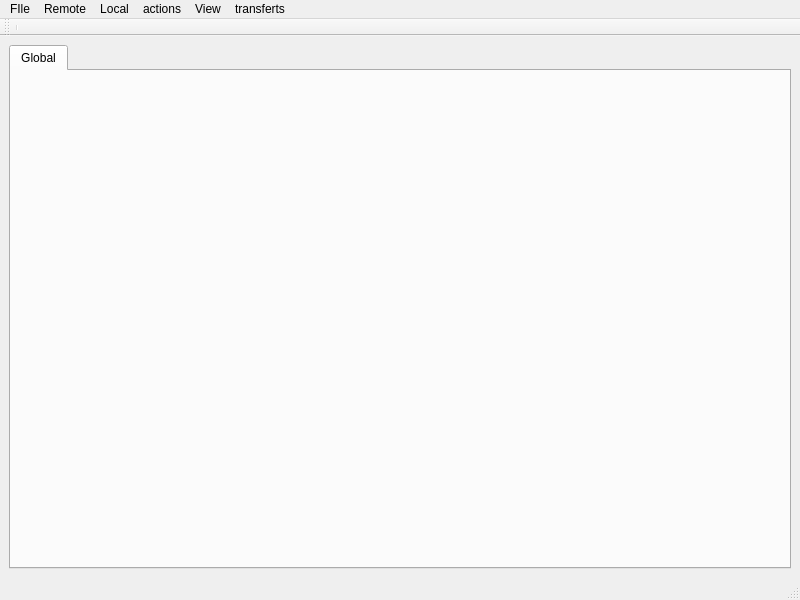
<?xml version="1.0" encoding="UTF-8"?>
<ui version="4.0">
 <class>MainWindow</class>
 <widget class="QMainWindow" name="MainWindow">
  <property name="geometry">
   <rect>
    <x>0</x>
    <y>0</y>
    <width>800</width>
    <height>600</height>
   </rect>
  </property>
  <property name="windowTitle">
   <string>ROI DETECTION</string>
  </property>
  <widget class="QWidget" name="centralwidget">
   <layout class="QVBoxLayout" name="verticalLayout">
    <item>
     <widget class="QTabWidget" name="viewsTab">
      <property name="acceptDrops">
       <bool>true</bool>
      </property>
      <property name="currentIndex">
       <number>0</number>
      </property>
      <widget class="QWidget" name="globalTab">
       <attribute name="title">
        <string>Global</string>
       </attribute>
       <layout class="QVBoxLayout" name="verticalLayout_2"/>
      </widget>
     </widget>
    </item>
   </layout>
  </widget>
  <widget class="QMenuBar" name="menubar">
   <property name="geometry">
    <rect>
     <x>0</x>
     <y>0</y>
     <width>800</width>
     <height>28</height>
    </rect>
   </property>
   <widget class="QMenu" name="menuRemote">
    <property name="title">
     <string>Remote</string>
    </property>
    <addaction name="actionLoad"/>
   </widget>
   <widget class="QMenu" name="menuLocal">
    <property name="title">
     <string>Local</string>
    </property>
    <addaction name="actionSelectScanFiles"/>
   </widget>
   <widget class="QMenu" name="menuActions">
    <property name="title">
     <string>actions</string>
    </property>
    <addaction name="actionSpot_detection"/>
    <addaction name="actionGlobalSpotDetection"/>
    <addaction name="actionRegistration"/>
   </widget>
   <widget class="QMenu" name="menuView">
    <property name="title">
     <string>View</string>
    </property>
    <addaction name="actionShowDatas"/>
   </widget>
   <widget class="QMenu" name="menuTransferts">
    <property name="title">
     <string>transferts</string>
    </property>
    <addaction name="actionPush_mask_remotely"/>
    <addaction name="actionLoad_mask_from_file"/>
    <addaction name="actionRemote_load"/>
    <addaction name="actionWrite_mask_on_file"/>
    <addaction name="actionWrite_masksDict_on_file"/>
    <addaction name="actionLoad_masksDict_from_file"/>
    <addaction name="actionLoad_maskDict_from_hdf5"/>
    <addaction name="actionWrite_maskDict_to_hdf5"/>
   </widget>
   <widget class="QMenu" name="menuFIle">
    <property name="title">
     <string>FIle</string>
    </property>
    <addaction name="actionExit"/>
    <addaction name="actionConfirm_And_Exit"/>
    <addaction name="actionLoad_image_from_hdf5"/>
   </widget>
   <addaction name="menuFIle"/>
   <addaction name="menuRemote"/>
   <addaction name="menuLocal"/>
   <addaction name="menuActions"/>
   <addaction name="menuView"/>
   <addaction name="menuTransferts"/>
  </widget>
  <widget class="QStatusBar" name="statusbar"/>
  <widget class="QToolBar" name="toolBar">
   <property name="windowTitle">
    <string>toolBar</string>
   </property>
   <attribute name="toolBarArea">
    <enum>TopToolBarArea</enum>
   </attribute>
   <attribute name="toolBarBreak">
    <bool>false</bool>
   </attribute>
   <addaction name="separator"/>
  </widget>
  <action name="actionLoad">
   <property name="text">
    <string>Load...</string>
   </property>
  </action>
  <action name="actionSelectScanFiles">
   <property name="text">
    <string>Select Scan and files...</string>
   </property>
  </action>
  <action name="actionSpot_detection">
   <property name="text">
    <string>subimage spot detection</string>
   </property>
  </action>
  <action name="actionRegistration">
   <property name="text">
    <string>registration</string>
   </property>
  </action>
  <action name="actionGlobalSpotDetection">
   <property name="text">
    <string>global spot detection</string>
   </property>
  </action>
  <action name="actionShowDatas">
   <property name="text">
    <string>Toggle Data/Rois</string>
   </property>
  </action>
  <action name="actionShowMasks">
   <property name="text">
    <string>showMasks</string>
   </property>
  </action>
  <action name="actionPush_mask_remotely">
   <property name="text">
    <string>push mask remotely</string>
   </property>
  </action>
  <action name="actionWrite_on_file">
   <property name="text">
    <string>write  mask on file</string>
   </property>
  </action>
  <action name="actionLoad_mask_from_file">
   <property name="text">
    <string>load mask from file</string>
   </property>
  </action>
  <action name="actionRemote_load">
   <property name="text">
    <string>remote load</string>
   </property>
  </action>
  <action name="actionWrite_mask_oin_file">
   <property name="text">
    <string>write mask oin file</string>
   </property>
  </action>
  <action name="actionWrite_mask_on_file">
   <property name="text">
    <string>write mask on file</string>
   </property>
  </action>
  <action name="actionWrite_masksDict_on_file">
   <property name="text">
    <string>write masksDict on file</string>
   </property>
  </action>
  <action name="actionLoad_masksDict_from_file">
   <property name="text">
    <string>load masksDict from file</string>
   </property>
  </action>
  <action name="actionExit">
   <property name="text">
    <string>Exit</string>
   </property>
  </action>
  <action name="actionConfirm_And_Exit">
   <property name="text">
    <string>Confirm And Exit</string>
   </property>
  </action>
  <action name="actionLoad_image_from_hdf5_file">
   <property name="text">
    <string>load image from hdf5 file</string>
   </property>
  </action>
  <action name="actionLoad_image_from_hdf5">
   <property name="text">
    <string>load image from hdf5</string>
   </property>
  </action>
  <action name="actionLoad_maskDict_from_hdf5">
   <property name="text">
    <string>load maskDict from hdf5</string>
   </property>
  </action>
  <action name="actionWrite_maskDict_to_hdf5">
   <property name="text">
    <string>write maskDict to hdf5</string>
   </property>
  </action>
 </widget>
 <resources/>
 <connections/>
</ui>
